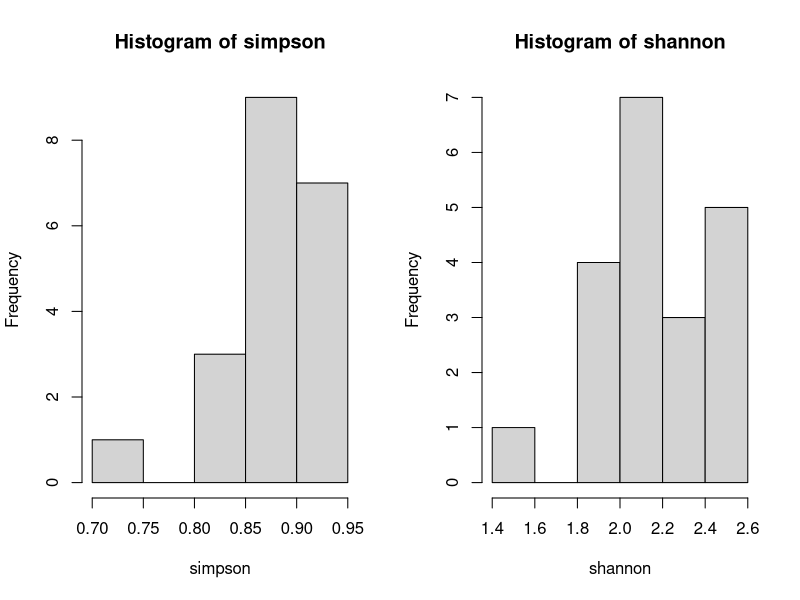
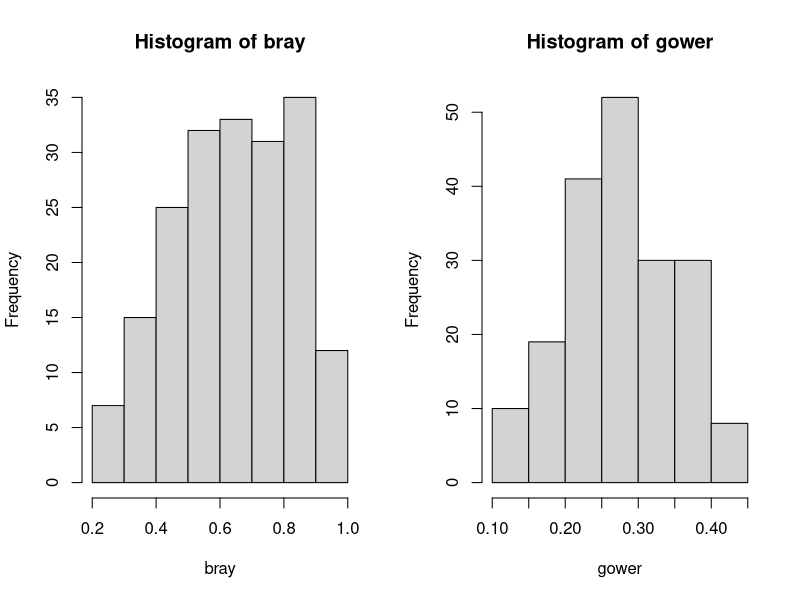
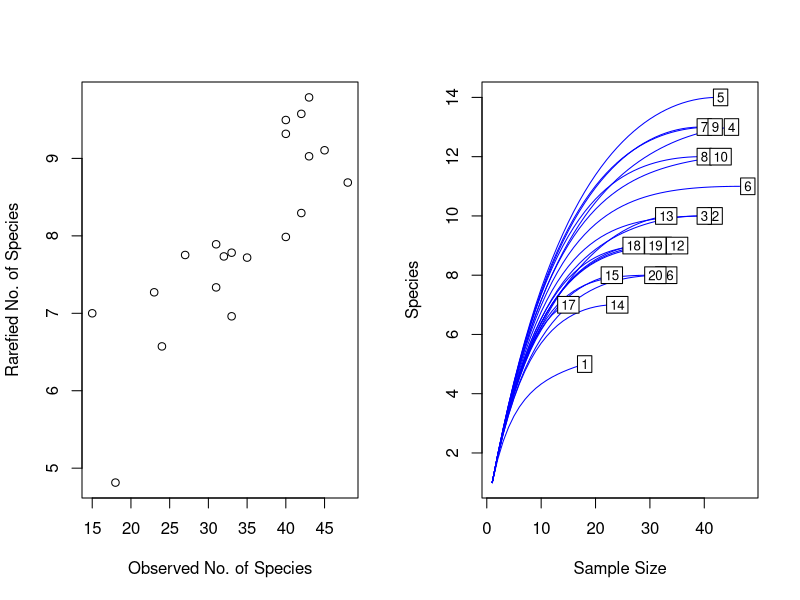
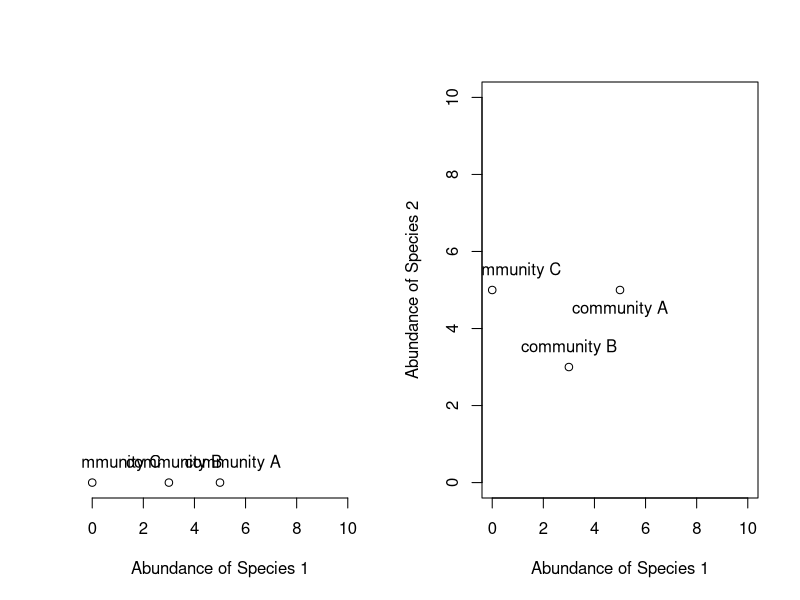
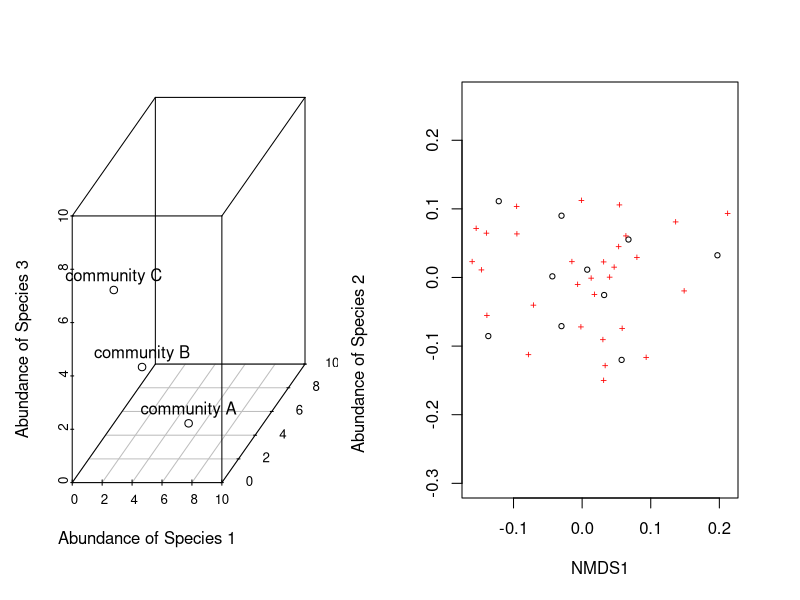
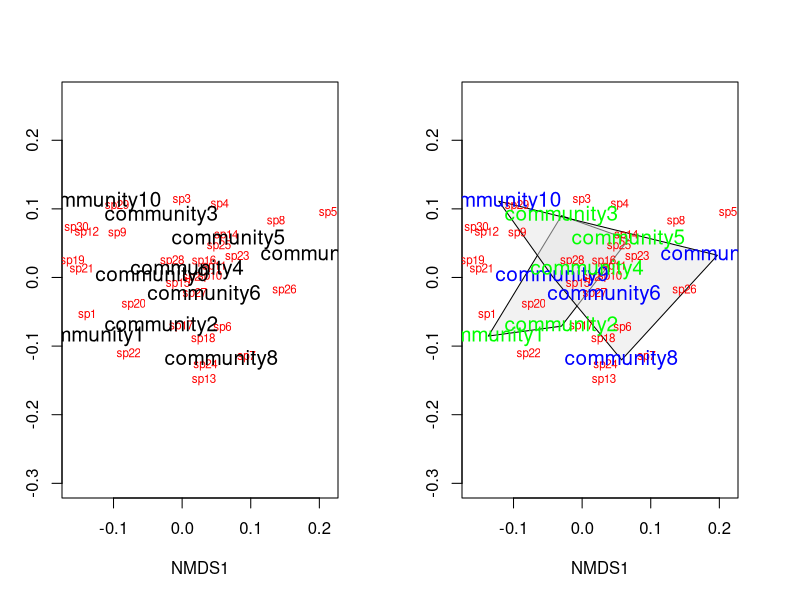
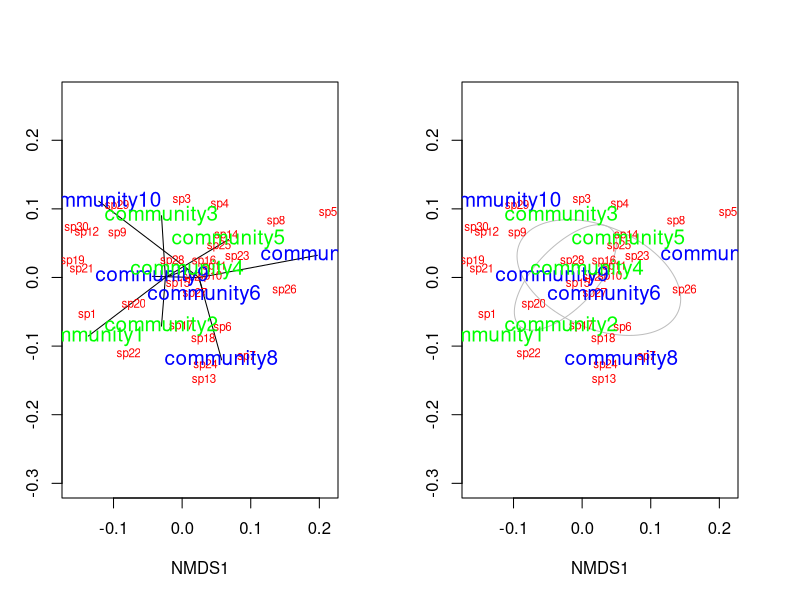
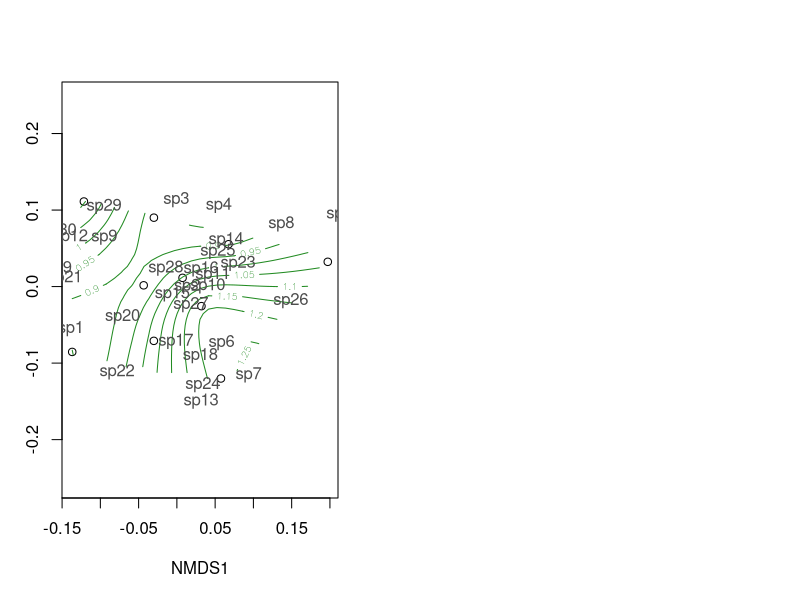

Reproduce these figures in R, in order.
## ---- chunk 1

#install.packages("vegan")

## ---- chunk 2
library(vegan)
data(package = "vegan") ## names of data sets in the package

## ---- chunk 3
data(dune) # Vegetation and Environment in Dutch Dune Meadows
head(dune)

diversity(dune,index = "simpson") # calculate simpson's for each site
simpson <- diversity(dune, "simpson") # or assign to var.
simpson
shannon <- diversity(dune) # note that Shannon's 1-D is default
shannon

# lets compare the two
par(mfrow = c(1, 2))  # to generate panels with 1 row of 2 graphs
hist(simpson)
hist(shannon)
## ---- chunk 4
# ?vegdist
par(mfrow = c(1, 2))
# bray, gower and others good in detecting underlying ecological gradients
bray = vegdist(dune, "bray")
gower = vegdist(dune, "gower")
hist(bray)
hist(gower)
## ---- chunk 5
sp.abund <- rowSums(dune)  #gives the number of individuals found in each plot
raremax <- min(rowSums(dune))  #rarefaction uses the smallest number of observations (individuals here) per sample to extrapolate the expected number if all other samples only had that number of observations
raremax # view smallest # of obs

Srare <- rarefy(dune, raremax) # now use function rarefy
par(mfrow = c(1, 2))
plot(sp.abund, Srare, xlab = "Observed No. of Species", ylab = "Rarefied No. of Species")
rarecurve(dune, col = "blue")

# notice that rarefied numbers are generally lower than observed, as
# expected notice that they mostly asymptote, indicating thorough sampling
## ---- chunk 6

plot(0:10,0:10,type="n",axes=F,xlab="Abundance of Species 1",ylab="")
axis(1)
points(5,0); text(5.5,0.5,labels="community A")
points(3,0); text(3.2,0.5,labels="community B")
points(0,0); text(0.8,0.5,labels="community C")

## ---- chunk 7
plot(0:10,0:10,type="n",xlab="Abundance of Species 1",
     ylab="Abundance of Species 2")
points(5,5); text(5,4.5,labels="community A")
points(3,3); text(3,3.5,labels="community B")
points(0,5); text(0.8,5.5,labels="community C")
## ---- chunk 8
# install.packages("scatterplot3d")
library(scatterplot3d)
d=scatterplot3d(0:10,0:10,0:10,type="n",xlab="Abundance of Species 1",
  ylab="Abundance of Species 2",zlab="Abundance of Species 3"); d
d$points3d(5,5,0); text(d$xyz.convert(5,5,0.5),labels="community A")
d$points3d(3,3,3); text(d$xyz.convert(3,3,3.5),labels="community B")
d$points3d(0,5,5); text(d$xyz.convert(0,5,5.5),labels="community C")
## ---- chunk 9
set.seed(2)
community_matrix=matrix(
   sample(1:100,300,replace=T),nrow=10,
   dimnames=list(paste("community",1:10,sep=""),paste("sp",1:30,sep="")))
head(community_matrix)
example_NMDS=metaMDS(community_matrix, # Our community-by-species matrix
                     k=2) # The number of reduced dimensions. Incress if high stress is problem

## ---- chunk 10
plot(example_NMDS)
## ---- chunk 11
ordiplot(example_NMDS,type="n")
orditorp(example_NMDS,display="species",col="red",air=0.01)
orditorp(example_NMDS,display="sites",cex=1.25,air=0.01)

## ---- chunk 12
treat=c(rep("Treatment1",5),rep("Treatment2",5))
ordiplot(example_NMDS,type="n")
ordihull(example_NMDS,groups=treat,draw="polygon",col="grey90",label=F)
orditorp(example_NMDS,display="species",col="red",air=0.01)
orditorp(example_NMDS,display="sites",col=c(rep("green",5),rep("blue",5)),
   air=0.01,cex=1.25)
## ---- chunk 13
#spider plot
ordiplot(example_NMDS,type="n")
ordispider(example_NMDS,groups=treat)
orditorp(example_NMDS,display="species",col="red",air=0.01)
orditorp(example_NMDS,display="sites",col=c(rep("green",5),rep("blue",5)),
         air=0.01,cex=1.25)

#ellipse
ordiplot(example_NMDS,type="n")
ordiellipse(example_NMDS,groups=treat,col="grey",label=F)
orditorp(example_NMDS,display="species",col="red",air=0.01)
orditorp(example_NMDS,display="sites",col=c(rep("green",5),rep("blue",5)),
         air=0.01,cex=1.25)

## ---- chunk 14
# Define random elevations for previous example
elevation=runif(10,0.5,1.5)
# Use the function ordisurf to plot contour lines
ordisurf(example_NMDS,elevation,main="",col="forestgreen")
# Finally, display species on plot
orditorp(example_NMDS,display="species",col="grey30",air=0.1,
   cex=1)
